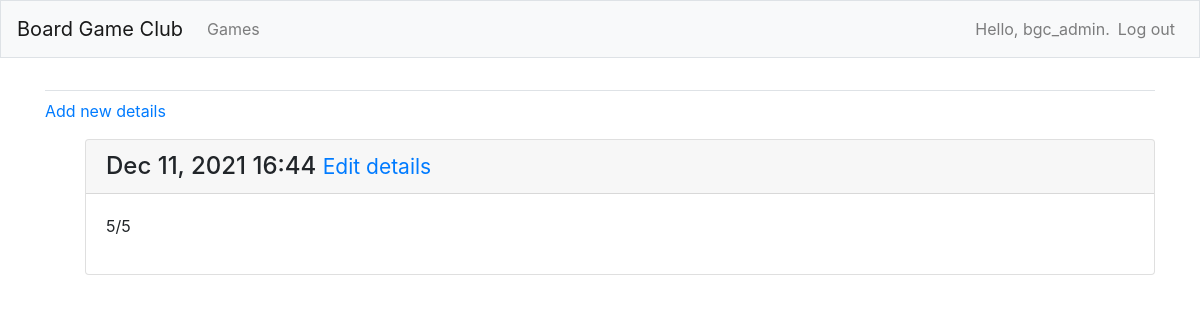
Before: /details/1/ (signed in) with the older database file.
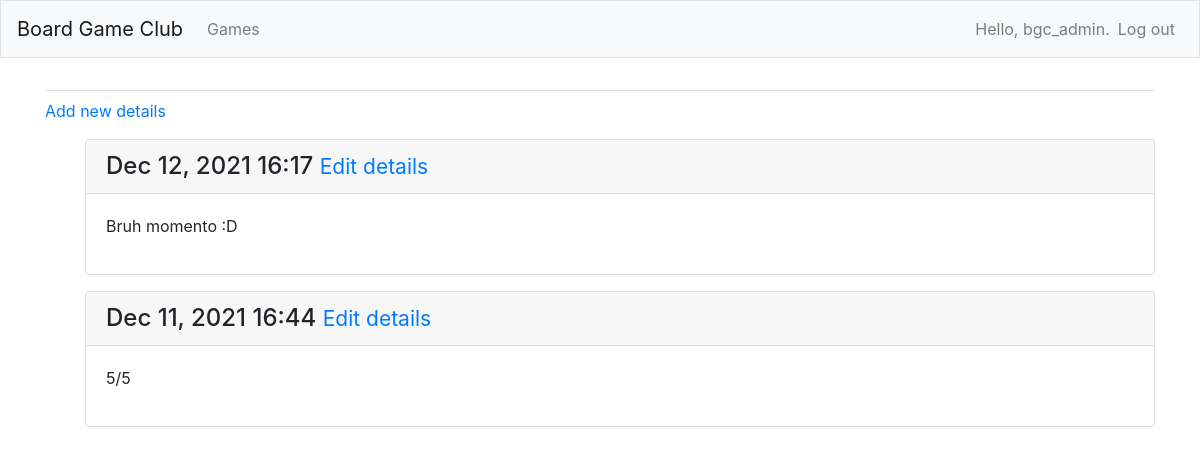
After: the same page with the newer database file.
### bgc_app/models.py (models this page shows, shortened)
class Details(models.Model):
    game = models.ForeignKey(Games, on_delete=models.CASCADE)
    text = models.TextField()
    stars = models.IntegerField(default = 1)
    date_added = models.DateTimeField(auto_now_add=True)

### bgc_app/views.py (the view)
# urls.py: path('details/<int:game_id>/', views.details, name='details'),
@login_required
def details(request, game_id):
    game = Games.objects.get(id=game_id)
    details = game.details_set.order_by('-date_added')
    context = {'game': game, 'details': details}
    return render(request, 'bgc_app/details.html', context)

### bgc_app/templates/bgc_app/details.html (shortened to what this page needs)
{% extends 'bgc_app/base.html' %}
{% block content %}
<p>
    <a href="{% url 'bgc_app:new_detail' game.id %}">Add new details</a>
</p>
<ul>
    {% for detail in details %}
    <div class="card mb-3">
        <h4 class="card-header">
            {{ detail.date_added|date:'M d, Y H:i' }}
            <small><a href="{% url 'bgc_app:edit_detail' detail.id %}">Edit details</a></small>
        </h4>
        <div class="card-body">
            {{ detail.text|linebreaks }}
        </div>
    </div>
    {% empty %}
    <p>There are no details for this game yet.</p>
    {% endfor %}
</ul>
    {% endblock content %}

### bgc_app/templates/bgc_app/base.html (shortened to what this page needs)
{% load bootstrap4 %}
<!doctype html>
<html lang="en">
<head>
    {% bootstrap_css %}
</head>
<body>
    <nav class="navbar navbar-expand-md navbar-light bg-light mb-4 border">
        <a class="navbar-brand" href="{% url 'bgc_app:index'%}">
            Board Game Club</a>
        <div class="collapse navbar-collapse" id="navbarCollapse">
            <ul class="navbar-nav mr-auto">
                <li class="nav-item">
                    <a class="nav-link" href="{% url 'bgc_app:games'%}">
                        Games</a>
                </li>
            </ul>
            <ul class="navbar-nav ml-auto">
                {% if user.is_authenticated %}
                    <li class="nav-item">
                        <span class="navbar-text"}>Hello, {{ user.username }}.</span>
                    </li>
                    <li class="nav-item">
                        <a class="nav-link" href="{% url 'users:logout' %}">Log out</a>
                    </li>
                {% else %}
                    <li class="nav-item">
                        <a class="nav-link" href="{% url 'users:register' %}">Register</a>
                    </li>
                    <li class="nav-item">
                        <a class="nav-link" href="{% url 'users:login' %}">Log in</a></li>
                {% endif %}
            </ul>
        </div>
    </nav>
    <main role="main" class="container">
        <div class="pb-2 mb-2 border-bottom">
        </div>
        <div>
            {% block content %}{% endblock content %}
        </div>
    </main>
</body>
</html>

Changed rows visible on the page:
added Details: date_added "Dec 12, 2021 16:17", text "Bruh momento :D"
